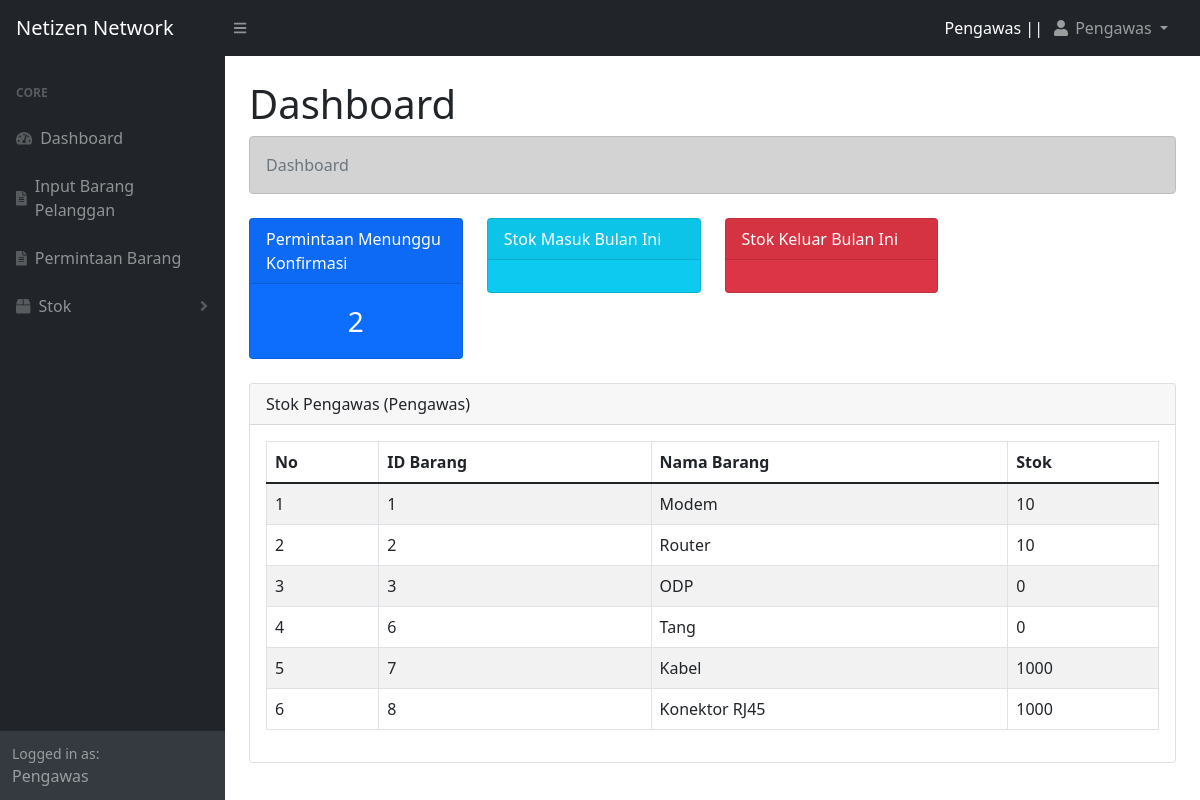
/pengawas/index.php (signed in), run on the app's committed database.
### tables this page shows
CREATE TABLE `tbl_karyawan` (
  `id_karyawan` int(11) NOT NULL,
  `nik` varchar(15) NOT NULL,
  `nama_karyawan` varchar(50) NOT NULL,
  `jenis_kelamin` varchar(10) NOT NULL,
  `alamat` text NOT NULL
);

CREATE TABLE `tbl_user` (
  `id_user` int(11) NOT NULL,
  `nik` varchar(15) NOT NULL,
  `username` varchar(30) NOT NULL,
  `password` varchar(30) NOT NULL,
  `level` varchar(15) NOT NULL
);

CREATE TABLE `stok_pengawas` (
  `id` int(11) NOT NULL,
  `nik` varchar(15) NOT NULL,
  `id_barang` int(11) NOT NULL,
  `stok_pengawas` int(10) NOT NULL
);

CREATE TABLE `tbl_barang` (
  `id_barang` int(11) NOT NULL,
  `nama_barang` varchar(20) NOT NULL,
  `stok` int(5) NOT NULL,
  `sisa_stok` int(10) NOT NULL
);

### functions.php (called while the page is built, shortened)
<?php
$koneksi = mysqli_connect("localhost","root","","webmanagement");
function query($query){
    global $koneksi;
    $result = mysqli_query($koneksi, $query);
    $rows = [];
    while ($row = mysqli_fetch_assoc($result)){
        $rows[] = $row;
    }
    return $rows;
}
?>

### pengawas/index.php (the view, shortened to what this page needs)
<?php
    $level = $_SESSION["level"];
    $nik = $_SESSION["nik"];
    require '../functions.php';
    $permintaan = query("SELECT *, count(*) as c from tbl_permintaan where nik = '$nik' and status = 0 ");
    $stok = query("SELECT * from stok_pengawas inner join tbl_barang on stok_pengawas.id_barang = tbl_barang.id_barang where nik = '$nik'")
?>
<!DOCTYPE html>
<html lang="en">
<head>
    <?php include "view/head.php";?>
</head>
<body class="sb-nav-fixed">
    <?php
        include "view/navbar.php";
        include "view/sidebar.php";
    ?>
    <div id="layoutSidenav_content">
        <main>
            <div class="container-fluid px-4">
                        <h1 class="mt-4">Dashboard</h1>
                        <ol class="breadcrumb alert alert-dark mb-4">
                            <li class="breadcrumb-item active">Dashboard</li>
                        </ol>
                        <div class="row">
                            <div class="col-3">
                                <div class="card bg-primary text-white mb-4">
                                    <div class="card-header">
                                        Permintaan Menunggu Konfirmasi
                                    </div>
                                    <div class="card-body">
                                        <div class="fs-3 text-center">
                                            <?= $permintaan[0]["c"];?>
                                        </div>
                                    </div>
                                </div>
                            </div>
                            <div class="col-3">
                                <div class="card bg-info text-white mb-4">
                                    <div class="card-header">
                                        Stok Masuk Bulan Ini
                                    </div>
                                    <div class="card-body">
                                    </div>
                                </div>
                            </div>
                            <div class="col-3">
                                <div class="card bg-danger text-white mb-4">
                                    <div class="card-header">
                                        Stok Keluar Bulan Ini
                                    </div>
                                    <div class="card-body">
                                    </div>
                                </div>
                            </div>
                        </div>
                        <div class="row">
                            <div class="col">
                            <div class="card mb-4">
                                <div class="card-header">
                                    Stok <?= $user["nama_karyawan"];?> (<?=$level;?>)
                                </div>
                                <div class="card-body">
                                    <table class="table table-striped table-bordered" id="tabel">
                                        <thead>
                                            <th>No</th>
                                            <th>ID Barang</th>
                                            <th>Nama Barang</th>
                                            <th>Stok</th>
                                        </thead>
                                        <tbody>
                                        <?php $i = 1; foreach ($stok as $row) :?>
                                            <tr>
                                                <td><?=$i;?></td>
                                                <td><?=$row["id_barang"];?></td>
                                                <td><?=$row["nama_barang"];?></td>
                                                <td><?=$row["stok_pengawas"];?></td>
                                            </tr>
                                        <?php $i++; endforeach;?>
                                        </tbody>
                                    </table>
                                </div>
                            </div>
                        </div>
                    </div>
            </div>
        </main>
    </div>
</body>
</html>

### pengawas/view/navbar.php (shortened to what this page needs)
<?php
$user = query("SELECT * from tbl_karyawan inner join tbl_user on tbl_karyawan.nik = tbl_user.nik where tbl_karyawan.nik = '$nik'")[0];
?>
<nav class="sb-topnav navbar navbar-expand navbar-dark bg-dark">
    <a class="navbar-brand ps-3" href="index.html">Netizen Network</a>
    <button class="btn btn-link btn-sm order-1 order-lg-0 me-4 me-lg-0" id="sidebarToggle" href="#!"><i class="fas fa-bars"></i></button>
    <ul class="navbar-nav ms-auto ms-md-0 me-3 me-lg-4">
        <li class="nav-item pt-2 text-white"><?= $user["level"];?> || </li>
        <li class="nav-item dropdown">
            <a class="nav-link dropdown-toggle" id="navbarDropdown" href="#" role="button" data-bs-toggle="dropdown" aria-expanded="false"><i class="fas fa-user fa-fw"></i> <?= $user["nama_karyawan"];?> </a>
        </li>
    </ul>
</nav>

### data on the page
tbl_karyawan: tbl_user.level "Pengawas", nama_karyawan "Pengawas"
stok_pengawas: id_barang.id_barang "1", id_barang.nama_barang "Modem", stok_pengawas "10"
stok_pengawas: id_barang.id_barang "2", id_barang.nama_barang "Router", stok_pengawas "10"
stok_pengawas: id_barang.id_barang "3", id_barang.nama_barang "ODP", stok_pengawas "0"
stok_pengawas: id_barang.id_barang "6", id_barang.nama_barang "Tang", stok_pengawas "0"
stok_pengawas: id_barang.id_barang "7", id_barang.nama_barang "Kabel", stok_pengawas "1000"
stok_pengawas: id_barang.id_barang "8", id_barang.nama_barang "Konektor RJ45", stok_pengawas "1000"

### other printed values
$level "Pengawas"
$permintaan[0]["c"] "2"
